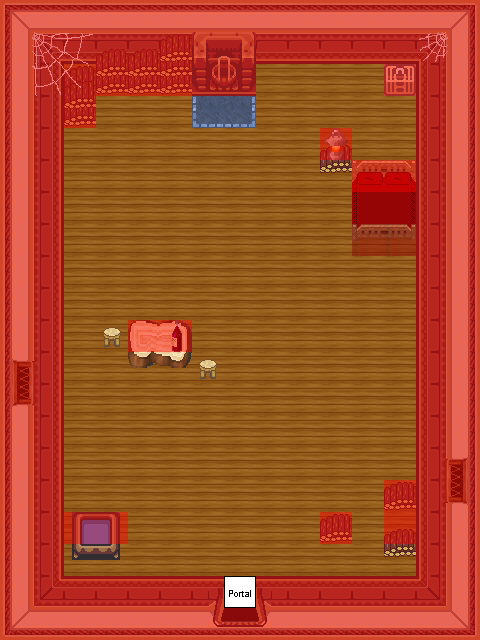

A 2D game scene composited from a Tiled map and its tileset images. What follows is a short description and the map's XML, with each tile layer's data collapsed to a summary:
An orthogonal 15x20 tile map with 32x32 px tiles, 8 tile layers (0_floor, 1_terrain, 2_object, 3_roof, ...), 23 tilesets.

<map version="0.99b" orientation="orthogonal" width="15" height="20" tilewidth="32" tileheight="32">
 <tileset name="floor" firstgid="1" tilewidth="32" tileheight="32">
  <image source="../../tileset/building/wall/wall_brown.png" />
 </tileset>
 <tileset name="wall1" firstgid="7" tilewidth="32" tileheight="32">
  <image source="../../tileset/building/wall/int_wall_dark_red.png" />
 </tileset>
 <tileset name="wall_corner" firstgid="23" tilewidth="32" tileheight="32">
  <image source="../../tileset/building/wall/int_wall_dark_red_corners.png" />
 </tileset>
 <tileset name="wall2" firstgid="39" tilewidth="32" tileheight="32">
  <image source="../../tileset/building/wall/int_wall_purple.png" />
 </tileset>
 <tileset name="wall_corner2" firstgid="59" tilewidth="32" tileheight="32">
  <image source="../../tileset/building/wall/int_wall_dark_red_corners_2.png" />
 </tileset>
 <tileset name="door" firstgid="67" tilewidth="32" tileheight="32">
  <image source="../../tileset/building/door/door_s.png" />
 </tileset>
 <tileset name="ofen" firstgid="73" tilewidth="32" tileheight="32">
  <image source="../../tileset/building/decoration/dark_red.png" />
 </tileset>
 <tileset name="table" firstgid="77" tilewidth="32" tileheight="32">
  <image source="../../tileset/item/furniture/table/tree_stump_rectangular.png" trans="438e41" />
 </tileset>
 <tileset name="stool" firstgid="81" tilewidth="32" tileheight="32">
  <image source="../../tileset/item/furniture/chair/stool.png" />
 </tileset>
 <tileset name="drink" firstgid="82" tilewidth="32" tileheight="32">
  <image source="../../tileset/item/drink/red_wine.png" />
 </tileset>
 <tileset name="bed" firstgid="86" tilewidth="32" tileheight="32">
  <image source="../../tileset/item/furniture/bed/large_front_on_darker.png" />
 </tileset>
 <tileset name="lamp" firstgid="92" tilewidth="32" tileheight="32">
  <image source="../../tileset/item/candle/lamp.png" />
 </tileset>
 <tileset name="entrance" firstgid="93" tilewidth="32" tileheight="32">
  <image source="../../tileset/building/entrance/dark_red_ns.png" />
 </tileset>
 <tileset name="kasten" firstgid="105" tilewidth="32" tileheight="32">
  <image source="../../tileset/item/furniture/shelve/bright_bookshelf_and_cupboard.png" />
 </tileset>
 <tileset name="chest" firstgid="111" tilewidth="32" tileheight="32">
  <image source="../../tileset/item/chest/wooden_pale.png" />
 </tileset>
 <tileset name="stone" firstgid="112" tilewidth="32" tileheight="32">
  <image source="../../tileset/building/decoration/stone_details.png" />
 </tileset>
 <tileset name="window" firstgid="116" tilewidth="32" tileheight="32">
  <image source="../../tileset/building/window/int_windows_dark_red.png" />
 </tileset>
 <tileset name="logs" firstgid="132" tilewidth="32" tileheight="32">
  <image source="../../tileset/item/logs.png" trans="7e7b7b" />
 </tileset>
 <tileset name="webs" firstgid="135" tilewidth="32" tileheight="32">
  <image source="../../tileset/building/decoration/webs.png" trans="fe00fe" />
 </tileset>
 <tileset name="carpet" firstgid="141" tilewidth="32" tileheight="32">
  <image source="../../tileset/item/furniture/carpet/bluecarpet.png" />
 </tileset>
 <tileset name="sink" firstgid="150" tilewidth="32" tileheight="32">
  <image source="../../tileset/item/furniture/sink/dark_front_on.png" />
 </tileset>
 <tileset name="collision" firstgid="156" tilewidth="32" tileheight="32">
  <image source="../../tileset/logic/collision.png" />
 </tileset>
 <tileset name="portal" firstgid="157" tilewidth="32" tileheight="32">
  <image source="../../tileset/logic/portal.png" />
 </tileset>
 <layer name="0_floor" width="15" height="20">
  <data>[300 cells, 300 non-empty, 28 distinct tile ids]</data>
 </layer>
 <layer name="1_terrain" width="15" height="20">
  <data>[300 cells, 37 non-empty, 28 distinct tile ids]</data>
 </layer>
 <layer name="2_object" width="15" height="20">
  <data>[300 cells, 11 non-empty, 5 distinct tile ids]</data>
 </layer>
 <layer name="3_roof" width="15" height="20">
  <data>[300 cells, 7 non-empty, 7 distinct tile ids]</data>
 </layer>
 <layer name="4_roof_add" width="15" height="20">
  <data>[300 cells, 1 non-empty, 1 distinct tile ids]</data>
 </layer>
 <layer name="objects" width="15" height="20">
  <data>[300 cells, 1 non-empty, 1 distinct tile ids]</data>
 </layer>
 <layer name="collision" width="15" height="20" opacity="0.46">
  <data>[300 cells, 143 non-empty, 2 distinct tile ids]</data>
 </layer>
 <layer name="protection" width="15" height="20">
  <data>[300 cells, 0 non-empty, 0 distinct tile ids]</data>
 </layer>
</map>
